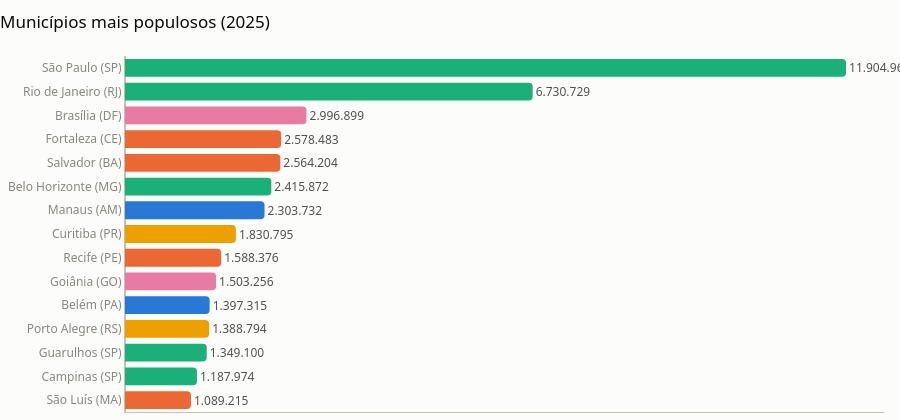

Notebook code for this chart:
### Markdown cell above
## Os maiores municípios

### Code cell
from ibge_analytics.analysis import populacao

ranking = populacao.ranking_municipios(painel, n=15)
ranking["rotulo"] = ranking["municipio_nome"] + " (" + ranking["uf_sigla"] + ")"
charts.barras_ranking(ranking, x="populacao_atual", y="rotulo",
                      rotulo_valor="População",
                      titulo=f"Municípios mais populosos ({ano})")

### Figure 1 — Plotly figure (JSON) as saved in the notebook; plotly's stock layout.template omitted (floating-point values rounded to 4 significant figures)
{"data": [{"cliponaxis": false, "hovertemplate": "<b>%{y}</b><br>População: %{text}<extra></extra>", "marker": {"color": ["#eb6834", "#1baf7a", "#1baf7a", "#eda100", "#2a78d6", "#e87ba4", "#eb6834", "#eda100", "#2a78d6", "#1baf7a", "#eb6834", "#eb6834", "#e87ba4", "#1baf7a", "#1baf7a"], "cornerradius": 4, "line": {"width": 0}}, "orientation": "h", "text": ["1.089.215", "1.187.974", "1.349.100", "1.388.794", "1.397.315", "1.503.256", "1.588.376", "1.830.795", "2.303.732", "2.415.872", "2.564.204", "2.578.483", "2.996.899", "6.730.729", "11.904.961"], "textfont": {"color": "#52514e", "size": 12}, "textposition": "outside", "type": "bar", "x": [1089000.0, 1188000.0, 1349000.0, 1389000.0, 1397000.0, 1503000.0, 1588000.0, 1831000.0, 2304000.0, 2416000.0, 2564000.0, 2578000.0, 2997000.0, 6731000.0, 11900000.0], "y": ["São Luís (MA)", "Campinas (SP)", "Guarulhos (SP)", "Porto Alegre (RS)", "Belém (PA)", "Goiânia (GO)", "Recife (PE)", "Curitiba (PR)", "Manaus (AM)", "Belo Horizonte (MG)", "Salvador (BA)", "Fortaleza (CE)", "Brasília (DF)", "Rio de Janeiro (RJ)", "São Paulo (SP)"]}], "layout": {"bargap": 0.25, "colorway": ["#2a78d6", "#eb6834", "#1baf7a", "#eda100", "#e87ba4", "#008300", "#4a3aa7", "#e34948"], "font": {"color": "#52514e", "family": "system-ui, -apple-system, \"Segoe UI\", sans-serif", "size": 13}, "height": 420, "hoverlabel": {"bordercolor": "#c3c2b7", "font": {"family": "system-ui, -apple-system, \"Segoe UI\", sans-serif", "size": 12}}, "legend": {"bgcolor": "rgba(0,0,0,0)", "font": {"color": "#52514e", "size": 12}, "orientation": "h", "x": 0, "y": 1.0, "yanchor": "bottom"}, "margin": {"b": 8, "l": 8, "r": 16, "t": 56}, "paper_bgcolor": "#fcfcfb", "plot_bgcolor": "#fcfcfb", "title": {"font": {"color": "#0b0b0b", "family": "system-ui, -apple-system, \"Segoe UI\", sans-serif", "size": 17}, "text": "Municípios mais populosos (2025)", "x": 0, "xanchor": "left"}, "xaxis": {"automargin": true, "gridcolor": "#e1e0d9", "linecolor": "#c3c2b7", "showgrid": false, "showticklabels": false, "tickfont": {"color": "#898781", "size": 12}, "zerolinecolor": "#c3c2b7"}, "yaxis": {"automargin": true, "gridcolor": "#e1e0d9", "linecolor": "#c3c2b7", "showgrid": false, "tickfont": {"color": "#898781", "size": 12}, "zerolinecolor": "#c3c2b7"}}}
